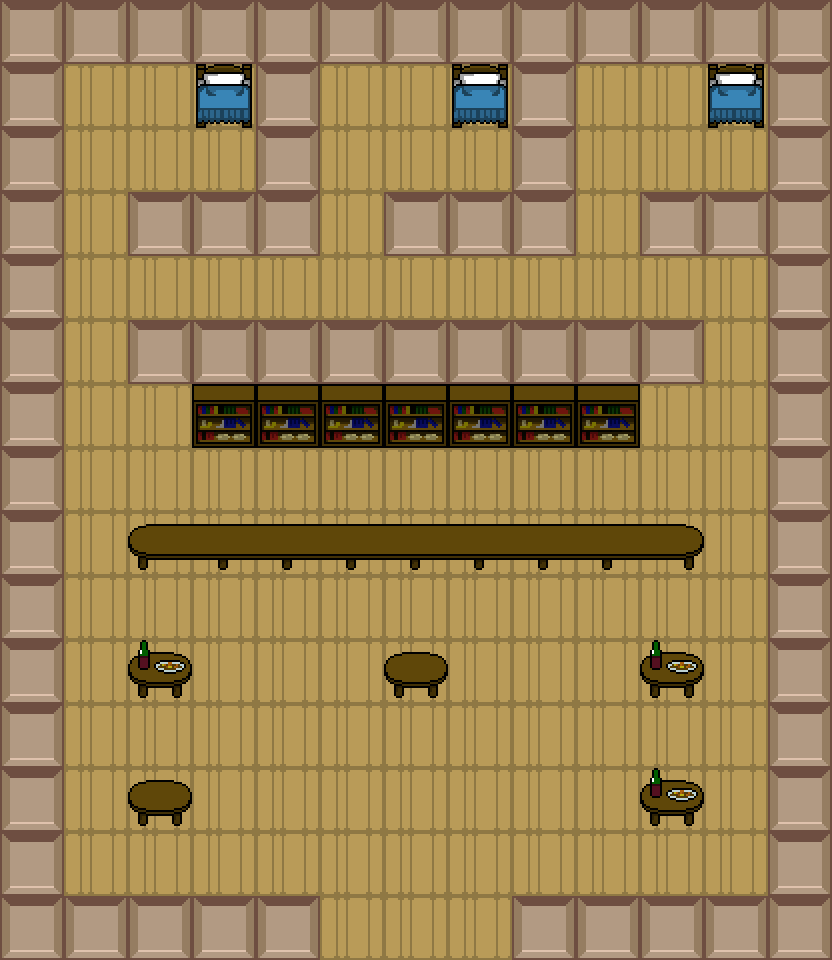

This is a level from a 2D game, rendered from its Tiled map with the project's own tilesets. A one-line summary and the map file follow, with tile-layer data summarised:
An orthogonal 13x15 tile map with 64x64 px tiles, 2 tile layers (Tile Layer 1, Tile Layer 2) and 12 objects (7x npc, 3x item, bridge, bridgedestination).

<map version="1.0" orientation="orthogonal" width="13" height="15" tilewidth="64" tileheight="64">
 <properties>
  <property name="name" value="the inn" />
 </properties>
 <tileset firstgid="1" name="graphics" tilewidth="64" tileheight="64">
  <image source="graphics2x.png" width="640" height="2368" />
 </tileset>
 <layer name="Tile Layer 1" width="13" height="15">
  <data>[195 cells, 194 non-empty, 1 distinct tile ids]</data>
 </layer>
 <layer name="Tile Layer 2" width="13" height="15">
  <data>[195 cells, 94 non-empty, 8 distinct tile ids]</data>
 </layer>
 <objectgroup name="bridges" width="13" height="15">
  <object name="inn" type="bridge" x="320" y="896" width="192" height="64" />
  <object name="inn" type="bridgedestination" x="320" y="832" width="192" height="64" />
 </objectgroup>
 <objectgroup name="items" width="13" height="15">
  <object name="new Door(&quot;INNR1&quot;,true,Animation.fromTile(39,&quot;graphics2x.png&quot;),null)" type="item" x="64" y="192" width="64" height="64" />
  <object name="new Door(&quot;INNR2&quot;,true,Animation.fromTile(39,&quot;graphics2x.png&quot;),null)" type="item" x="320" y="192" width="64" height="64" />
  <object name="new Door(&quot;INNR3&quot;,true,Animation.fromTile(39,&quot;graphics2x.png&quot;),null)" type="item" x="576" y="192" width="64" height="64" />
  <object name="new Soldier()" type="npc" x="704" y="640" width="64" height="64" />
  <object name="new Soldier()" type="npc" x="576" y="640" width="64" height="64" />
  <object name="new Soldier()" type="npc" x="192" y="768" width="64" height="64" />
  <object name="new Peasant()" type="npc" x="64" y="640" width="64" height="64" />
  <object name="new Peasant()" type="npc" x="192" y="640" width="64" height="64" />
  <object name="new Peasant()" type="npc" x="576" y="768" width="64" height="64" />
  <object name="new Ji()" type="npc" x="384" y="448" width="64" height="64" />
 </objectgroup>
</map>
